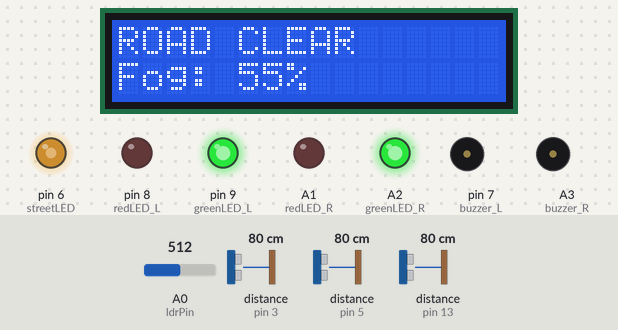
Recording of a sketch running on a simulated Arduino Uno, built with avr-gcc and run on an emulated ATmega328P. Parts: 16×2 character LCD, output pins drawn as LEDs (lit = HIGH), buzzer (waves = sounding, pin HIGH). Wiring (inferred from the names in the program): 3 × ultrasonic range finder: trigger pin 2, echo pin 3 / trigger pin 4, echo pin 5 / trigger pin 12, echo pin 13. The test bench sets the inputs (shaded band); at power-on: distance to the obstacle (sensors on pin 3, pin 13, pin 5) 80 cm, A0 (ldrPin) = 512. The echo pulse lasts 58.3 µs per cm; the modem accepts every AT command (registered, SIM ready, sends succeed) and sends nothing else; pins used as bus, display or sensor lines are not drawn; what the sketch prints to the serial monitor is not drawn.

Above: at 3.2 s.
3.3 s: distance to the obstacle (sensor on pin 3) set to 18 cm
4.8 s: distance to the obstacle (sensor on pin 3) set to 14 cm
At 5.73 s:
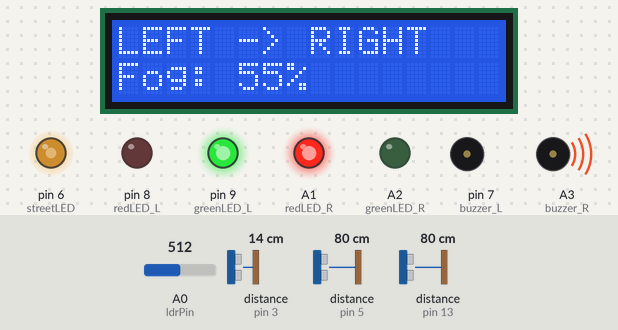
At 7.3 s:
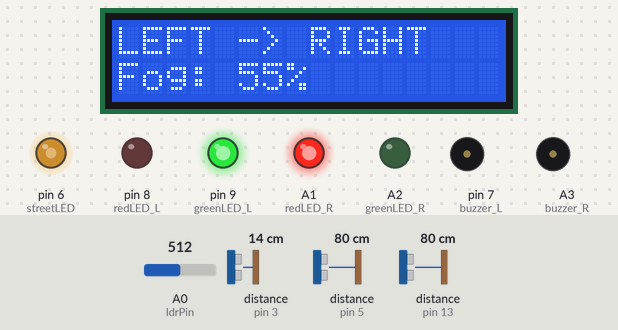
10.8 s: distance to the obstacle (sensor on pin 13) set to 2 cm
16.8 s: distance to the obstacle (sensor on pin 3) set to 4 cm
18.6 s: distance to the obstacle (sensor on pin 3) set to 2 cm
At 29.3 s:
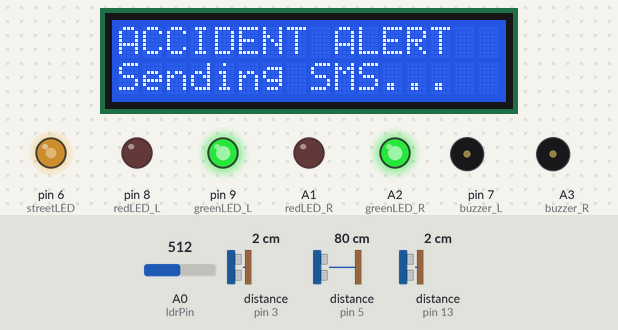
Timing chart, 0 to 30.8 s (numbered marks = the images above; inputs shaded):
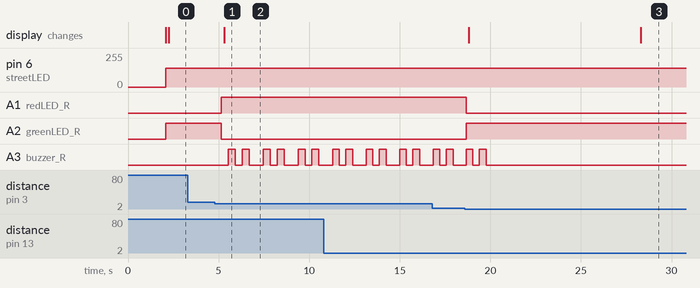

The sketch:

main.ino
```cpp
#include <Wire.h>
#include <hd44780.h>
#include <hd44780ioClass/hd44780_I2Cexp.h>
#include <SoftwareSerial.h>

hd44780_I2Cexp lcd;

// ---------------- HEAVY VEHICLE SYSTEM ----------------

const int trig1 = 2;
const int echo1 = 3;

const int trig2 = 4;
const int echo2 = 5;

const int redLED_L = 8;
const int greenLED_L = 9;
const int buzzer_L = 7;

const int redLED_R = A1;
const int greenLED_R = A2;
const int buzzer_R = A3;

// ---------------- FOG SYSTEM ----------------

const int ldrPin = A0;
const int streetLED = 6;

// ---------------- EMERGENCY SYSTEM ----------------

#define TRIG 12
#define ECHO 13

SoftwareSerial gsm(10,11);

float distance;
float lastDistance = 0;

unsigned long stopStartTime = 0;
unsigned long lastSMSTime = 0;

bool timerStarted = false;
bool messageSent = false;

const unsigned long detectionTime = 10000;
const unsigned long cooldownTime = 20000;

// ---------------- DISPLAY CONTROL ----------------

bool showAlert = false;
bool showCooldownDisplay = false;

unsigned long displayTimer = 0;

// ---------------- DOUBLE BEEP ----------------

unsigned long buzzerTimer_L = 0;
unsigned long buzzerTimer_R = 0;

int buzzerState_L = 0;
int buzzerState_R = 0;

bool buzzerRunning_L = false;
bool buzzerRunning_R = false;

// ---------------- DISTANCE ----------------

float getDistance(int trigPin, int echoPin) {
  digitalWrite(trigPin, LOW);
  delayMicroseconds(2);

  digitalWrite(trigPin, HIGH);
  delayMicroseconds(10);
  digitalWrite(trigPin, LOW);

  long duration = pulseIn(echoPin, HIGH, 30000);
  return duration * 0.034 / 2;
}

// ---------------- EMERGENCY DISTANCE ----------------

float getEmergencyDistance()
{
  digitalWrite(TRIG, LOW);
  delayMicroseconds(2);

  digitalWrite(TRIG, HIGH);
  delayMicroseconds(10);
  digitalWrite(TRIG, LOW);

  long duration = pulseIn(ECHO, HIGH, 30000);

  float d = duration * 0.034 / 2;
  if(d > 400 || d == 0) return 400;

  return d;
}

float getAverageDistance()
{
  float d1 = getEmergencyDistance();
  delay(30);
  float d2 = getEmergencyDistance();
  delay(30);
  float d3 = getEmergencyDistance();

  return (d1 + d2 + d3) / 3;
}

// ---------------- SMS ----------------

void sendSMS()
{
  Serial.println("Sending SMS...");

  gsm.listen();
  gsm.println("AT");
  delay(500);

  gsm.println("AT+CMGF=1");
  delay(1000);

  gsm.println("AT+CMGS=\"+91XXXXXXXXXX\"");
  delay(1500);

  gsm.print("Emergency Alert! Possible accident detected.");

  delay(500);
  gsm.write(26);

  delay(3000);

  Serial.println("SMS Sent");

  // DISPLAY CONTROL
  showAlert = true;
  showCooldownDisplay = false;
  displayTimer = millis();
}

// ---------------- SETUP ----------------

void setup() {

  Serial.begin(9600);
  gsm.begin(9600);

  lcd.begin(16,2);
  lcd.print("System Starting");
  delay(2000);
  lcd.clear();

  pinMode(trig1, OUTPUT);
  pinMode(echo1, INPUT);
  pinMode(trig2, OUTPUT);
  pinMode(echo2, INPUT);

  pinMode(redLED_L, OUTPUT);
  pinMode(greenLED_L, OUTPUT);
  pinMode(buzzer_L, OUTPUT);

  pinMode(redLED_R, OUTPUT);
  pinMode(greenLED_R, OUTPUT);
  pinMode(buzzer_R, OUTPUT);

  pinMode(streetLED, OUTPUT);

  pinMode(TRIG, OUTPUT);
  pinMode(ECHO, INPUT);

  digitalWrite(greenLED_L, HIGH);
  digitalWrite(greenLED_R, HIGH);

  Serial.println("System Ready");
}

// ---------------- LOOP ----------------

void loop() {

  int ldrValue = analogRead(ldrPin);

  int brightness = map(ldrValue, 200, 900, 255, 0);
  brightness = constrain(brightness, 0, 255);
  analogWrite(streetLED, brightness);

  int brightnessPercent = map(brightness, 0, 255, 0, 100);

  float distance1 = getDistance(trig1, echo1);
  delay(30);
  float distance2 = getDistance(trig2, echo2);

  String vehicleStatus = "ROAD CLEAR";

  // LEFT → RIGHT
  if (distance1 > 2 && distance1 < 15)
  {
    digitalWrite(redLED_R, HIGH);
    digitalWrite(greenLED_R, LOW);

    digitalWrite(redLED_L, LOW);
    digitalWrite(greenLED_L, HIGH);

    if(!buzzerRunning_R)
    {
      buzzerRunning_R = true;
      buzzerState_R = 0;
      buzzerTimer_R = millis();
    }

    vehicleStatus = "LEFT -> RIGHT";
  }

  // RIGHT → LEFT
  else if (distance2 > 2 && distance2 < 15)
  {
    digitalWrite(redLED_L, HIGH);
    digitalWrite(greenLED_L, LOW);

    digitalWrite(redLED_R, LOW);
    digitalWrite(greenLED_R, HIGH);

    if(!buzzerRunning_L)
    {
      buzzerRunning_L = true;
      buzzerState_L = 0;
      buzzerTimer_L = millis();
    }

    vehicleStatus = "RIGHT -> LEFT";
  }

  else
  {
    digitalWrite(redLED_L, LOW);
    digitalWrite(redLED_R, LOW);

    digitalWrite(greenLED_L, HIGH);
    digitalWrite(greenLED_R, HIGH);
  }

  // -------- DOUBLE BEEP --------

  if(buzzerRunning_L && millis() - buzzerTimer_L > 200)
  {
    buzzerTimer_L = millis();
    buzzerState_L++;
    digitalWrite(buzzer_L, (buzzerState_L == 1 || buzzerState_L == 3));

    if(buzzerState_L >= 4)
    {
      digitalWrite(buzzer_L, LOW);
      buzzerRunning_L = false;
    }
  }

  if(buzzerRunning_R && millis() - buzzerTimer_R > 200)
  {
    buzzerTimer_R = millis();
    buzzerState_R++;
    digitalWrite(buzzer_R, (buzzerState_R == 1 || buzzerState_R == 3));

    if(buzzerState_R >= 4)
    {
      digitalWrite(buzzer_R, LOW);
      buzzerRunning_R = false;
    }
  }

  // -------- EMERGENCY --------

  distance = getAverageDistance();

  if(!(messageSent && millis() - lastSMSTime < cooldownTime))
  {
    if(distance <= 10 && distance > 1)
    {
      if(abs(distance - lastDistance) < 0.5)
      {
        if(!timerStarted)
        {
          stopStartTime = millis();
          timerStarted = true;
        }

        if((millis() - stopStartTime) > detectionTime)
        {
          sendSMS();
          messageSent = true;
          lastSMSTime = millis();
        }
      }
      else timerStarted = false;
    }
    else timerStarted = false;
  }

  lastDistance = distance;

  // -------- LCD DISPLAY --------

  lcd.setCursor(0,0);
  lcd.print("                ");
  lcd.setCursor(0,1);
  lcd.print("                ");

  if(showAlert)
  {
    lcd.setCursor(0,0);
    lcd.print("ACCIDENT ALERT");
    lcd.setCursor(0,1);
    lcd.print("Sending SMS...");

    if(millis() - displayTimer > 3000)
    {
      showAlert = false;
      showCooldownDisplay = true;
      displayTimer = millis();
    }
  }
  else if(showCooldownDisplay)
  {
    lcd.setCursor(0,0);
    lcd.print("SMS SENT");
    lcd.setCursor(0,1);
    lcd.print("Cooldown...");

    if(millis() - displayTimer > 3000)
    {
      showCooldownDisplay = false;
    }
  }
  else
  {
    lcd.setCursor(0,0);
    lcd.print(vehicleStatus);

    lcd.setCursor(0,1);
    lcd.print("Fog:");
    lcd.setCursor(5,1);
    lcd.print(brightnessPercent);
    lcd.print("%");
  }

  // -------- SERIAL --------

  Serial.println("----");
  Serial.print("Left Dist: "); Serial.println(distance1);
  Serial.print("Right Dist: "); Serial.println(distance2);
  Serial.print("Emergency: "); Serial.println(distance);
  Serial.print("Status: "); Serial.println(vehicleStatus);

  delay(200);
}
```

Measured:
- the behaviour switches between 16 and 15 cm on distance to the obstacle (sensor on pin 3) (found by bisection; images 0 and 1)
- the behaviour switches between 3 and 2 cm on distance to the obstacle (sensor on pin 3) (found by bisection; images 2 and 3)
- after the input at 3.3 s, every drawn part: stays the same
- after the input at 4.8 s, A1 (redLED_R): LOW → HIGH after 0.36 s; A2 (greenLED_R): HIGH → LOW after 0.36 s; A3 (buzzer_R): LOW → HIGH after 0.74 s, then repeats every 1.9 s: LOW 0.38 s, HIGH 0.38 s, LOW 0.77 s, HIGH 0.38 s; the display: changes after 0.51 s (image 1)
- after the input at 18.6 s, A1 (redLED_R): HIGH → LOW after 0.08 s; A2 (greenLED_R): LOW → HIGH after 0.08 s; A3 (buzzer_R): goes on until 19.8 s, then stays LOW; the display: first changes after 0.20 s (image 3 shows a later state)
